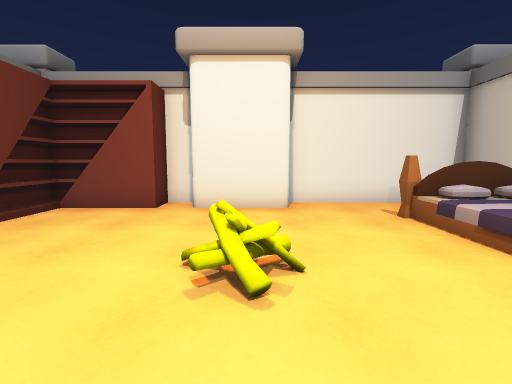
view 1 (above)

19 first-person views from a walk through a 3-D level made in the Unity game engine. The camera is 1.4 m above the floor, tilts 6° down and sees 85° across. Doors are open. The floor is counted in squares, 1.12 m on a side. Each view is taken from the middle of a square. On the plan, view 1 faces up. The plan holds only what a view shows up to about 13 squares ahead; the rest is blank. The player character is not drawn. Some surface patterns are stand-ins.

view 2
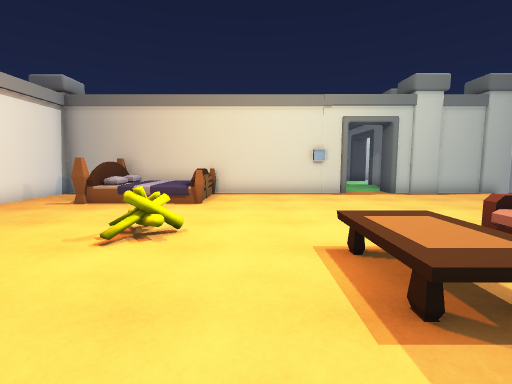

view 3
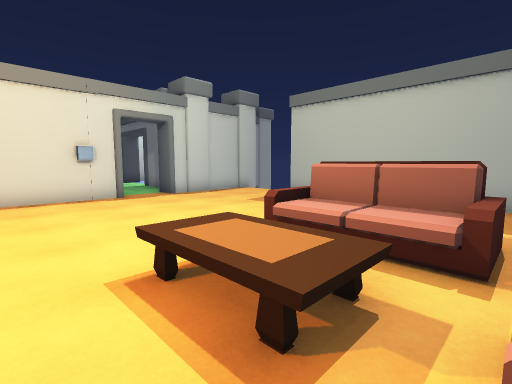

view 4
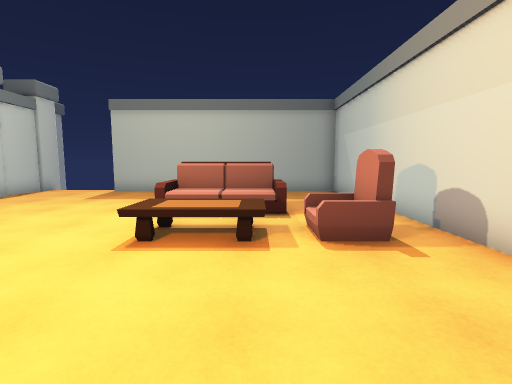

view 5
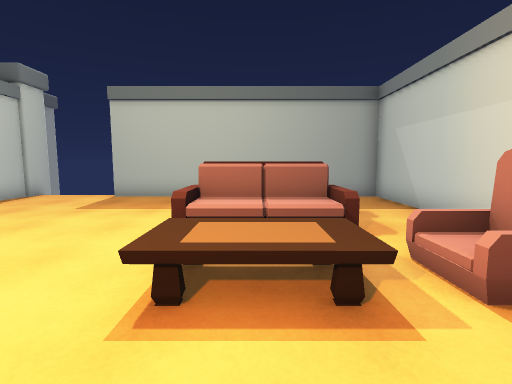

view 6
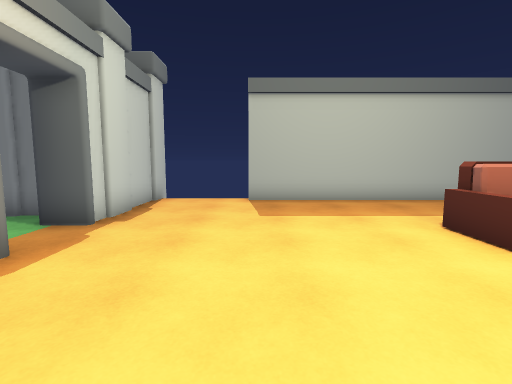

view 7
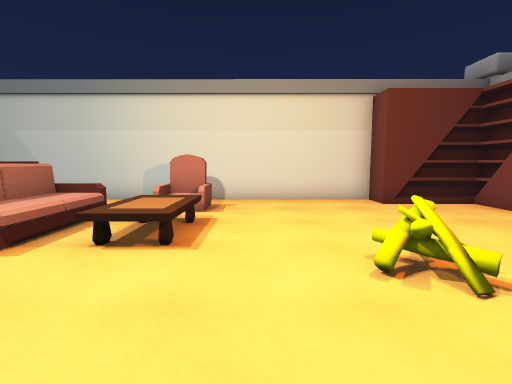

view 8
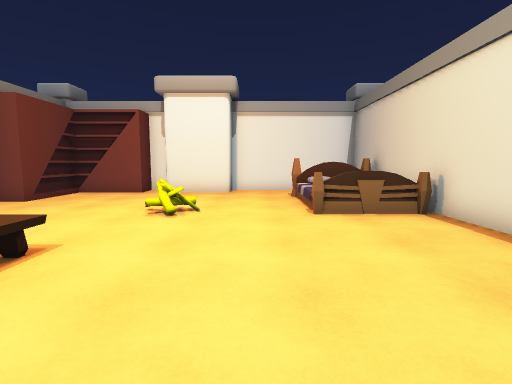

view 9
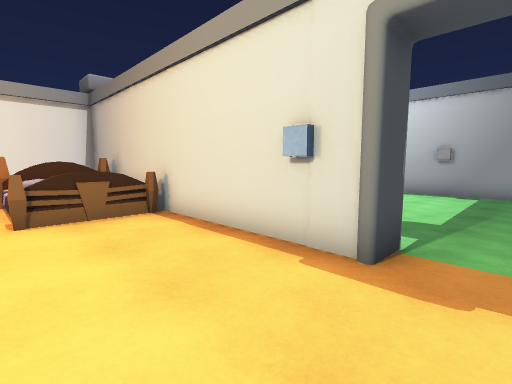

view 10
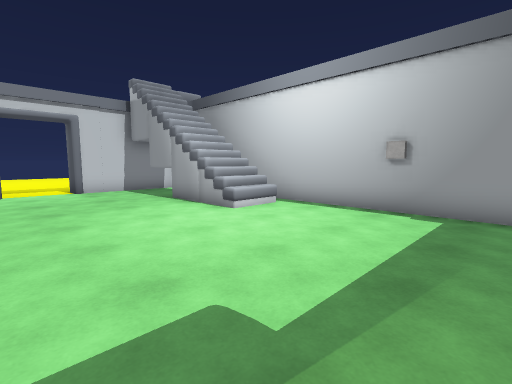

view 11
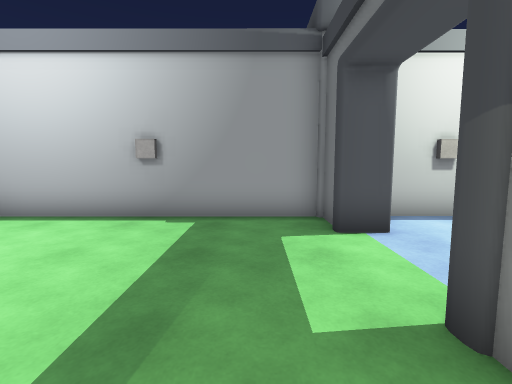

view 12
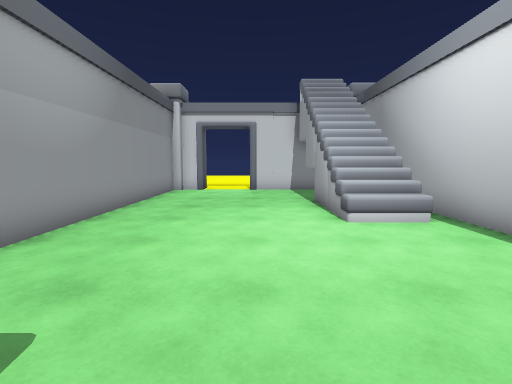

view 13
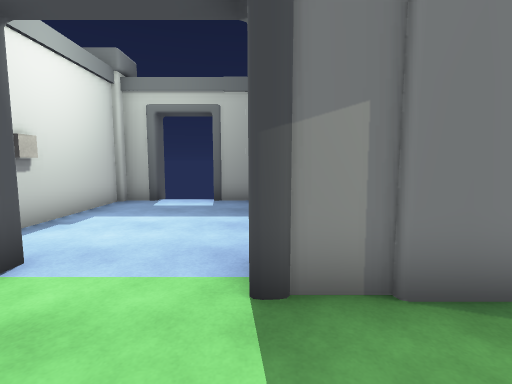

view 14
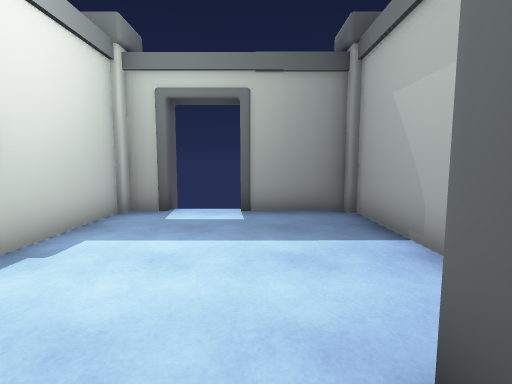

view 15
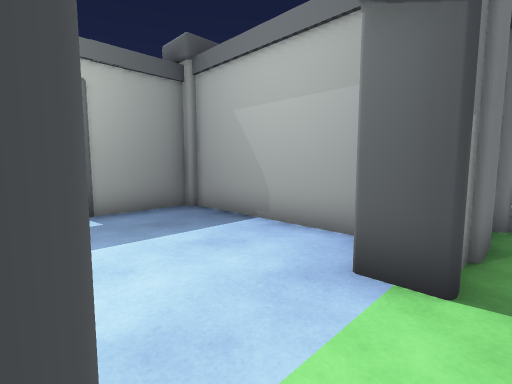

view 16
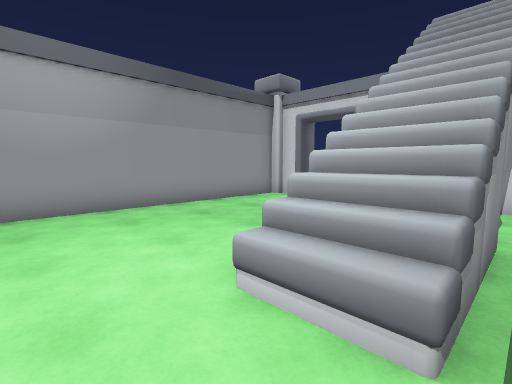

view 17
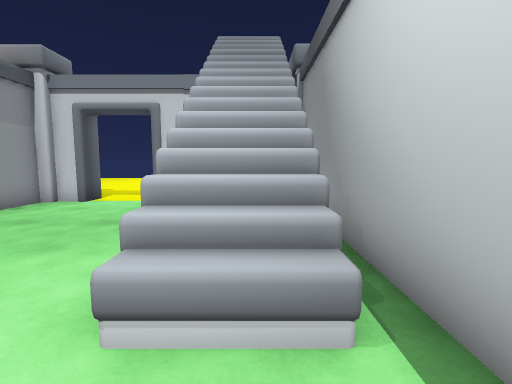

view 18
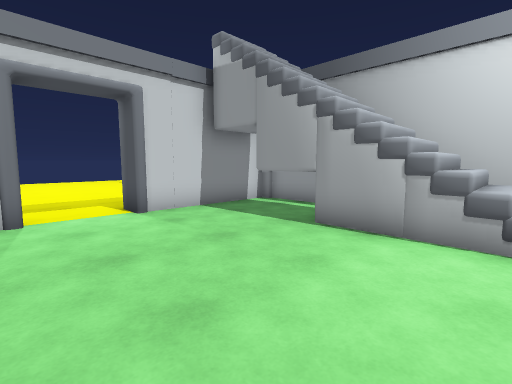

view 19
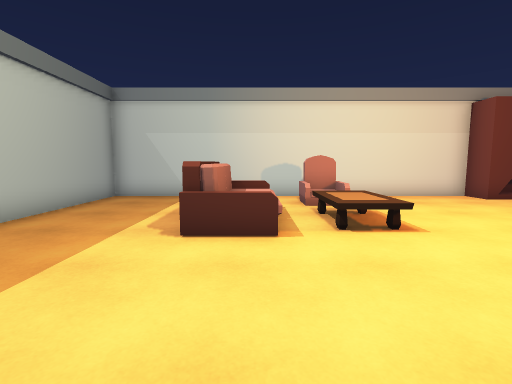

### Floor plan
Points are (right, up) in squares from view 1. A wall is a line through its corners. A room is listed if a view was taken in it or the views show most of it. See-through windows are left out.
Room 1 (views 1, 2, 3, 4, 5, 6, 7, 8, 9, 19)
walls: (6.4, -2.7) (6.4, 8.7) (0.9, 8.7) (0.9, 7.6) (-1.6, 7.6); (-2.7, 7.6) (-5.4, 7.6) (-5.4, 4.8) (-6.4, 4.9) (-6.4, -8.3) (3.2, -8.3); (-1.9, 8.7) (-2.7, 8.7); (-4.8, 8.4) (-6.1, 8.4) (-6.1, 5.6); (6.4, -9.2) (6.4, -4.5)
ways out: open door at (6.5, -3.5) to room 2; gap at (3, -9)
objects: other object (-5, -1); other object (-3, -4) to (-1, -3); other object (-3, -1) to (-1, 0); other object (4, 3) to (6, 6)
Room 2 (views 10, 11, 12, 13, 14, 15, 16, 17, 18)
walls: (12.9, 1.7) (12.9, 7); (14.7, 2.6) (12.9, 2.6); (14.7, 3) (12.7, 3) (13, 3.5); (14.7, 3.4) (12.9, 3.4); (14.7, 6.8) (14.7, 1.7); (8.1, -5.5) (11.1, -5.5); (13.9, -5.5) (15.4, -5.5) (15.4, 8.6); (10.7, 8.9) (10.7, 9.8); (7.3, 8.8) (7.3, -0.1); (15.2, 8.9) (11, 8.9); (8.6, 9.8) (8.6, 8.9) (7.6, 8.9)
low walls: (14.7, 1.7) (12.9, 1.7); (14.7, 2.2) (12.9, 2.2)
ways out: open door at (6.5, -3.5) to room 1; opening at (12.5, -6) to room 3; opening at (9.5, 9)
Room 3 (no view inside)
walls: (9.5, -7) (9.5, -11.9); (13.9, -6.4) (13.9, -5.5); (11.1, -5.5) (11.1, -6.4); (14.3, -12.2) (15.4, -12.2) (15.4, -7.1); (9.6, -12.2) (12.4, -12.2)
ways out: opening at (12.5, -6) to room 2; open door at (13.5, -12.5)

Where each view was taken, in squares from view 1:
view 1: 0 up, 0 right, facing up
view 2: 1 up, 5 left, facing right
view 3: 1 up, 4 left, facing down-right
view 4: 4 up, 3 left, facing down
view 5: 2 up, 2 left, facing down
view 6: 1 up, 3 right, facing down
view 7: 1 up, 3 right, facing left
view 8: 4 down, 2 right, facing up
view 9: 4 down, 3 right, facing up-right
view 10: 4 down, 8 right, facing up-right
view 11: 4 down, 9 right, facing right
view 12: 4 down, 11 right, facing up
view 13: 3 down, 11 right, facing down
view 14: 5 down, 12 right, facing down
view 15: 5 down, 14 right, facing down-left
view 16: 0 up, 15 right, facing up-left
view 17: 0 up, 14 right, facing up
view 18: 2 up, 8 right, facing up-right
view 19: 3 down, 4 right, facing left
